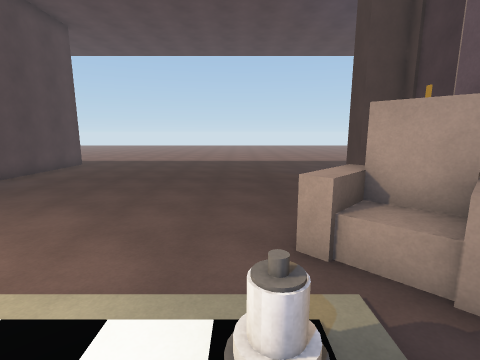
View 1 (above)

17 first-person views from a walk through a scene from a Unity 3-D project. The camera is 1.5 m above the floor, tilts 10° down and sees 85° across. The floor is counted in squares, 1 m on a side. Each view is taken from the middle of a square. On the plan, view 1 faces up. The plan holds only what a view shows up to about 14 squares ahead; the rest is blank. The place goes on beyond the plan. The player character is not drawn. Surface patterns are stand-ins for the level's own textures.

View 2
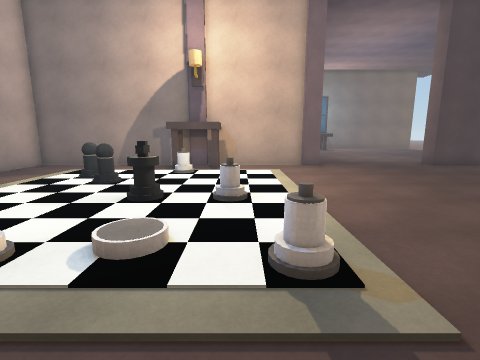

View 3
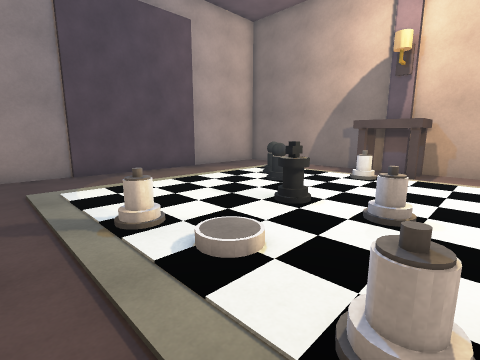

View 4
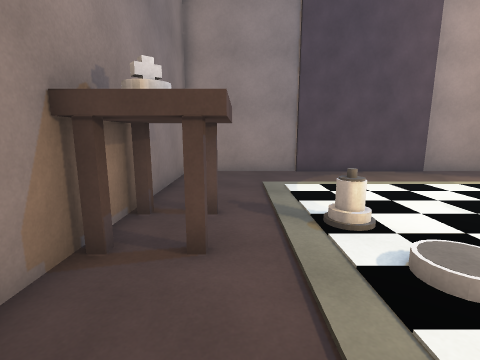

View 5
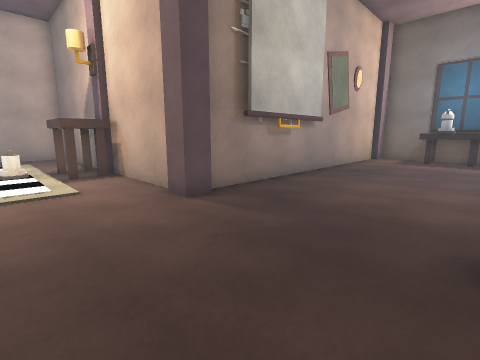

View 6
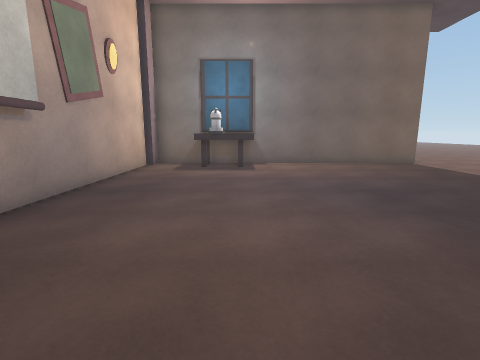

View 7
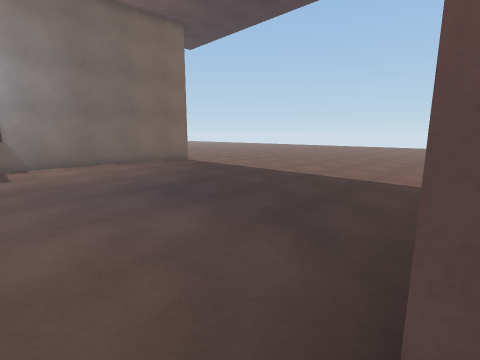

View 8
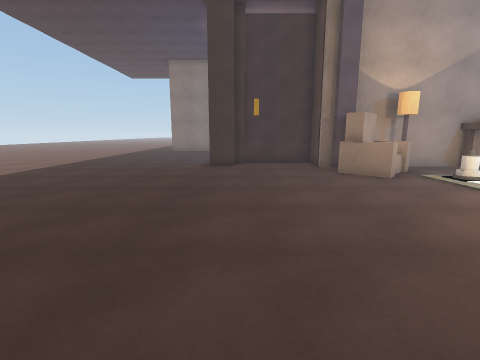

View 9
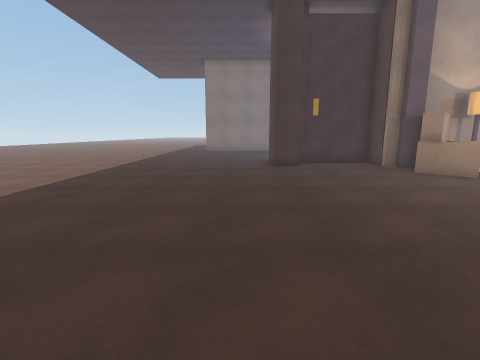

View 10
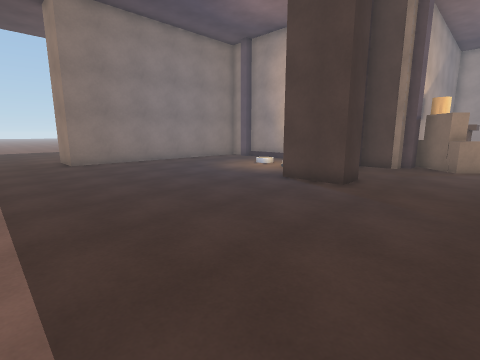

View 11
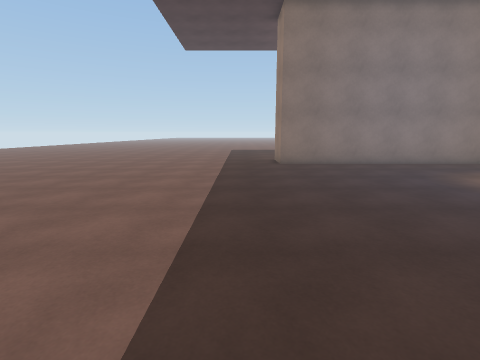

View 12
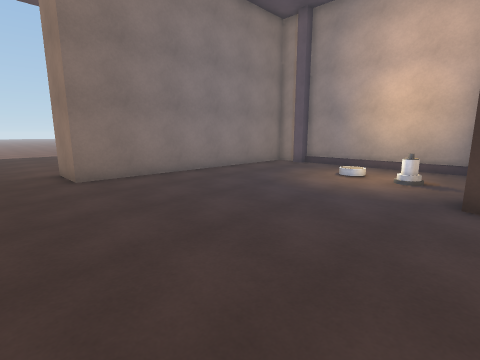

View 13
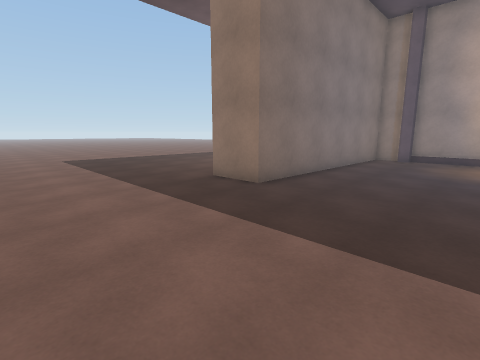

View 14
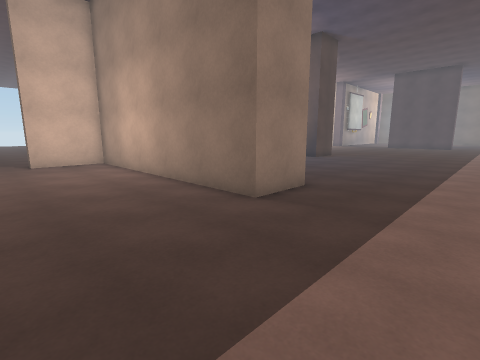

View 15
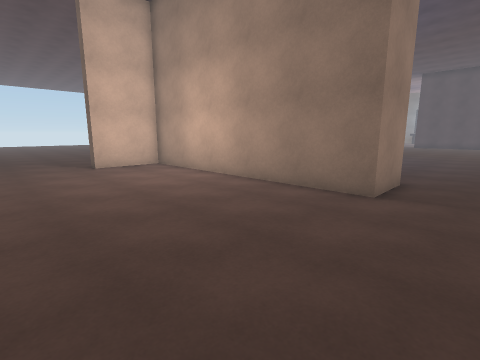

View 16
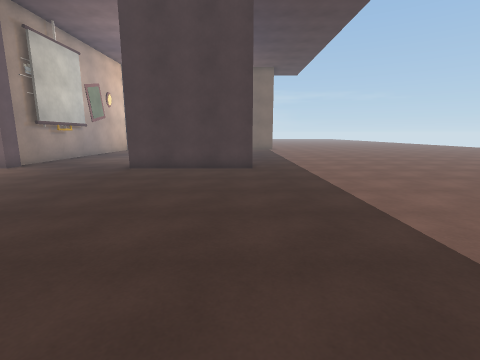

View 17
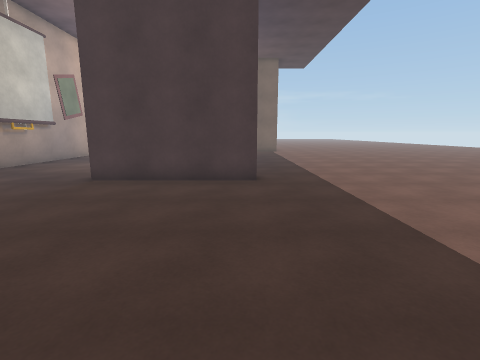

### Floor plan
Points are (right, up) in squares from view 1. A wall is a line through its corners. A room is listed if a view was taken in it or the views show most of it. See-through windows are left out.
Room 1 (views 1, 2, 3, 4, 5, 6, 7, 8, 9, 10, 11, 12, 13, 14, 15, 16, 17)
walls: (5.1, 9.3) (4.1, 9.3) (4.1, 10.4) (6.5, 10.4); (-9.4, 15.6) (-9.4, 10.2) (-10.2, 10.2); (3.7, 3.9) (3.7, 4.8) (4.1, 4.8) (4.1, 5.3) (5.6, 5.3) (5.6, 9.2); (6.8, 4.4) (13.4, 4.4) (13.4, 4.9) (14, 4.9); (-10.2, 4.8) (-9.4, 4.8) (-9.4, 3.9); (-9.7, 4) (-9.7, -0.6); (-9.4, -0.5) (-9.4, -1.4); (4.1, -2.5) (4.1, 2.9); (-9.7, -1.4) (-9.7, -8.6) (-5.5, -8.6); (15.2, 4.9) (15.2, 15) (17.4, 15) (17.4, 4.4) (20.4, 4.4); (4.1, -7.9) (4.1, -4.2); (-0.4, -8.6) (3, -8.6); (-5.5, -8.4) (-0.2, -8.4); (-23.7, 18.2) (-23.7, 4.8) (-22.8, 4.8) (-22.8, 4.4) (-10.4, 4.4)
ways out: opening at (22.5, 4.8)
objects: table (-23, 7) to (-22, 9); banner (-14, 5) to (-13, 5); table (-9, -2) to (-8, -2); table (-9, 0) to (-8, 0); other object (-6, -4); other object (-5, -3); other object (-3, -1); other object (-3, 1); other object (0, -2); other object (0, 2); sofa (1, 2) to (3, 5); table (3, -3) to (4, -3); table (3, -1) to (4, -1); other object (8, 8)

Where each view was taken, in squares from view 1:
view 1: 0 up, 0 right, facing up
view 2: 1 up, 3 right, facing left
view 3: 2 up, 2 right, facing down-left
view 4: 2 up, 2 right, facing down
view 5: 10 up, 6 left, facing down-left
view 6: 9 up, 10 left, facing left
view 7: 9 up, 10 left, facing up-left
view 8: 9 up, 8 left, facing right
view 9: 12 up, 8 left, facing right
view 10: 18 up, 1 right, facing down-right
view 11: 17 up, 2 right, facing right
view 12: 17 up, 6 right, facing down-right
view 13: 21 up, 10 right, facing down-right
view 14: 19 up, 22 right, facing down-left
view 15: 17 up, 24 right, facing down-left
view 16: 15 up, 2 right, facing left
view 17: 15 up, 1 left, facing left
